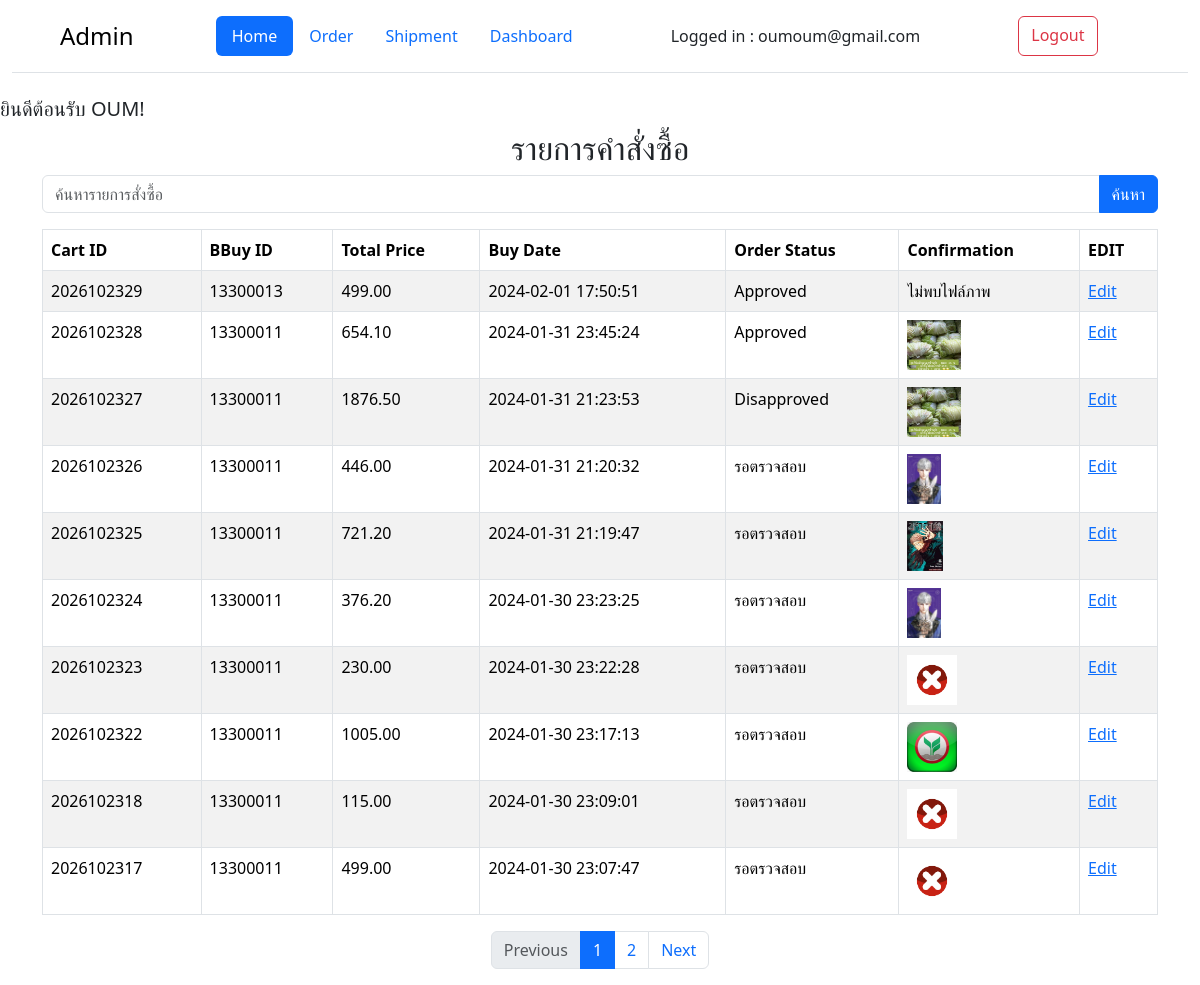
/order_admin.php (signed in), run on the app's committed database.
### tables this page shows
CREATE TABLE `cart` (
  `Cart_ID` int(20) NOT NULL COMMENT 'IDตะกร้า นี้จะเป็นตัวเดียวกับที่เอาข้อมูลไปทำใบเสร็จนะจ๊ะ',
  `Mana_ID` int(11) DEFAULT NULL,
  `BBuy_ID` int(11) NOT NULL,
  `Total_Price` decimal(10,2) DEFAULT 0.00,
  `Buy_Date` datetime DEFAULT NULL,
  `Order_Score` int(11) DEFAULT NULL,
  `Order_Review` text NOT NULL,
  `Order_Status` text NOT NULL COMMENT 'สถานะที่ถูกตรวจสอบโดยผู้จัดการว่าออเดอร์นี้จ่ายเงินเรียบร้อยหรือยัง หรือยกเลิกออเดอรืไปแล้วมีดังนี้\r\nยืนยันคำสั่งซื้อ\r\nรอตรวจสอบ\r\nยืนยันการชำระเงิน\r\nยกเลิก',
  `Confirmation` varchar(255) NOT NULL
);

### order_admin.php (the view, shortened to what this page needs)
<!DOCTYPE html>
<html lang="en">
<head>
    <link href="https://cdn.jsdelivr.net/npm/bootstrap@5.3.2/dist/css/bootstrap.min.css" rel="stylesheet"
>
</head>
<body>
<div class="container-fluid">
    <header class="d-flex flex-wrap justify-content-between py-3 mb-4 border-bottom">
        <a href="/" class="d-flex align-items-center mb-3 mb-md-0 link-body-emphasis text-decoration-none">
            <svg class="bi me-2" width="40" height="32"><use xlink:href="#bootstrap"></use></svg>
            <span class="fs-4">Admin</span>
        </a>
        <ul class="nav nav-pills">
            <li class="nav-item"><a href="admin.php" class="nav-link active" aria-current="page">Home</a></li>
            <li class="nav-item"><a href="order_admin.php" class="nav-link">Order</a></li>
            <li class="nav-item"><a href="shipment_admin.php" class="nav-link">Shipment</a></li>
            <li class="nav-item"><a href="http://localhost/web/dashboard.php?search=&start_date=2022-01-01&end_date=2024-02-17&gender=&book_type=&category=&province=&region=&age_min=&age_max=&author=&publisher=&stat=" class="nav-link">Dashboard</a></li>
        </ul>
        <?php if (isset($_SESSION["User_ID"]) && isset($_SESSION["User_Name"]) && isset($_SESSION["User_Email"])) { ?>
            <span class="navbar-text me-3">
                    Logged in : <?= $_SESSION["User_Email"] ?>
                </span>
            <a href="logout.php" class="btn btn-outline-danger">Logout</a>&nbsp;&nbsp;
        <?php } ?>
    </header>
</div>
<div class="mt-4 ms-auto">
    <?php
    if (isset($_SESSION["User_ID"]) && isset($_SESSION["User_Name"]) && isset($_SESSION["User_Email"])) {
        echo "<h5 class='text-start'>ยินดีต้อนรับ " . $_SESSION["User_Name"] . "!</h5>";
    } else {
        echo "<h2 class='text-start'>ยินดีต้อนรับ ผู้เยี่ยมชม!</h2>";
        echo "<p class='text-start'>กรุณาเข้าสู่ระบบเพื่อดูเนื้อหา.</p>";
    }
    ?>
</div>
<div class="container">
    <h2 class="text-center">รายการคำสั่งซื้อ</h2>
    <form class="mb-3" action="" method="GET">
        <div class="input-group">
            <input type="text" name="search" class="form-control" placeholder="ค้นหารายการสั่งซื้อ">
            <button type="submit" class="btn btn-primary">ค้นหา</button>
        </div>
    </form>
    <?php
    include 'config.php';
    $page = isset($_GET['page']) ? (int)$_GET['page'] : 1;
    $perPage = 10;
    $start = ($page > 1) ? ($page * $perPage) - $perPage : 0;
    $search = isset($_GET['search']) ? $_GET['search'] : '';
    $sql = "SELECT * FROM cart WHERE
        Cart_ID LIKE '%$search%' OR
        BBuy_ID LIKE '%$search%' OR
        Total_Price LIKE '%$search%' OR
        Buy_Date LIKE '%$search%' OR
        Order_Score LIKE '%$search%' OR
        Order_Review LIKE '%$search%' OR
        Order_Status LIKE '%$search%'
        ORDER BY Buy_Date DESC
        LIMIT $start, $perPage";
    $result = $conn->query($sql);
    if ($result->num_rows > 0) {
        echo "<table class='table table-striped table-bordered'>
            <thead>
                <tr>
                    <th>Cart ID</th>
                    <th>BBuy ID</th>
                    <th>Total Price</th>
                    <th>Buy Date</th>
                    <th>Order Status</th>
                    <th>Confirmation</th>
                    <th>EDIT</th>
                </tr>
            </thead>
            <tbody>";
        while ($row = $result->fetch_assoc()) {
            echo "<tr>
                    <td>" . $row["Cart_ID"] . "</td>
                    <td>" . $row["BBuy_ID"] . "</td>
                    <td>" . $row["Total_Price"] . "</td>
                    <td>" . $row["Buy_Date"] . "</td>
                    <td>" . $row["Order_Status"] . "</td>
                    <td>";
            if (isset($row["Confirmation"])) {
                $imagePath = $row["Confirmation"];
                if (file_exists($imagePath)) {
                    echo "<a href='$imagePath' target='_blank'><img src='$imagePath' alt='Confirmation' height='50'></a>";
                } else {
                    echo "ไม่พบไฟล์ภาพ";
                }
            }
            echo "</td>
                    <td><a href='edit_order.php?cart_id=" . $row["Cart_ID"] . "'>Edit</a></td>
                </tr>";
        }
        echo "</tbody>
            </table>";
    } else {
        echo "<p class='text-center'>ไม่พบข้อมูล</p>";
    }
    $totalPages = ceil($conn->query("SELECT * FROM cart")->num_rows / $perPage);
    echo '<nav aria-label="Page navigation example">';
    echo '<ul class="pagination justify-content-center">';
    $disabledPrevious = ($page == 1) ? "disabled" : "";
    echo '<li class="page-item ' . $disabledPrevious . '"><a class="page-link" href="?page=' . ($page - 1) . '&search=' . $search . '">Previous</a></li>';
    for ($i = max(1, $page - 2); $i <= min($page + 2, $totalPages); $i++) {
        $active = ($page == $i) ? "active" : "";
        echo '<li class="page-item ' . $active . '"><a class="page-link" href="?page=' . $i . '&search=' . $search . '">' . $i . '</a></li>';
    }
    $disabledNext = ($page == $totalPages) ? "disabled" : "";
    echo '<li class="page-item ' . $disabledNext . '"><a class="page-link" href="?page=' . ($page + 1) . '&search=' . $search . '">Next</a></li>';
    echo '</ul>';
    echo '</nav>';
    ?>
</div>
</body>
</html>

### data on the page
cart: Cart_ID "2026102329", BBuy_ID "13300013", Total_Price "499.00", Buy_Date "2024-02-01 17:50:51", Order_Status "Approved", shows "ไม่พบไฟล์ภาพ"
cart: Cart_ID "2026102328", BBuy_ID "13300011", Total_Price "654.10", Buy_Date "2024-01-31 23:45:24", Order_Status "Approved", Confirmation (picture)
cart: Cart_ID "2026102327", BBuy_ID "13300011", Total_Price "1876.50", Buy_Date "2024-01-31 21:23:53", Order_Status "Disapproved", Confirmation (picture)
cart: Cart_ID "2026102326", BBuy_ID "13300011", Total_Price "446.00", Buy_Date "2024-01-31 21:20:32", Order_Status "รอตรวจสอบ", Confirmation (picture)
cart: Cart_ID "2026102325", BBuy_ID "13300011", Total_Price "721.20", Buy_Date "2024-01-31 21:19:47", Order_Status "รอตรวจสอบ", Confirmation (picture)
cart: Cart_ID "2026102324", BBuy_ID "13300011", Total_Price "376.20", Buy_Date "2024-01-30 23:23:25", Order_Status "รอตรวจสอบ", Confirmation (picture)
cart: Cart_ID "2026102323", BBuy_ID "13300011", Total_Price "230.00", Buy_Date "2024-01-30 23:22:28", Order_Status "รอตรวจสอบ", Confirmation (picture)
cart: Cart_ID "2026102322", BBuy_ID "13300011", Total_Price "1005.00", Buy_Date "2024-01-30 23:17:13", Order_Status "รอตรวจสอบ", Confirmation (picture)
cart: Cart_ID "2026102318", BBuy_ID "13300011", Total_Price "115.00", Buy_Date "2024-01-30 23:09:01", Order_Status "รอตรวจสอบ", Confirmation (picture)
cart: Cart_ID "2026102317", BBuy_ID "13300011", Total_Price "499.00", Buy_Date "2024-01-30 23:07:47", Order_Status "รอตรวจสอบ", Confirmation (picture)

### other printed values
$_SESSION["User_Email"] "oumoum@gmail.com"
$_SESSION["User_Name"] "OUM"
